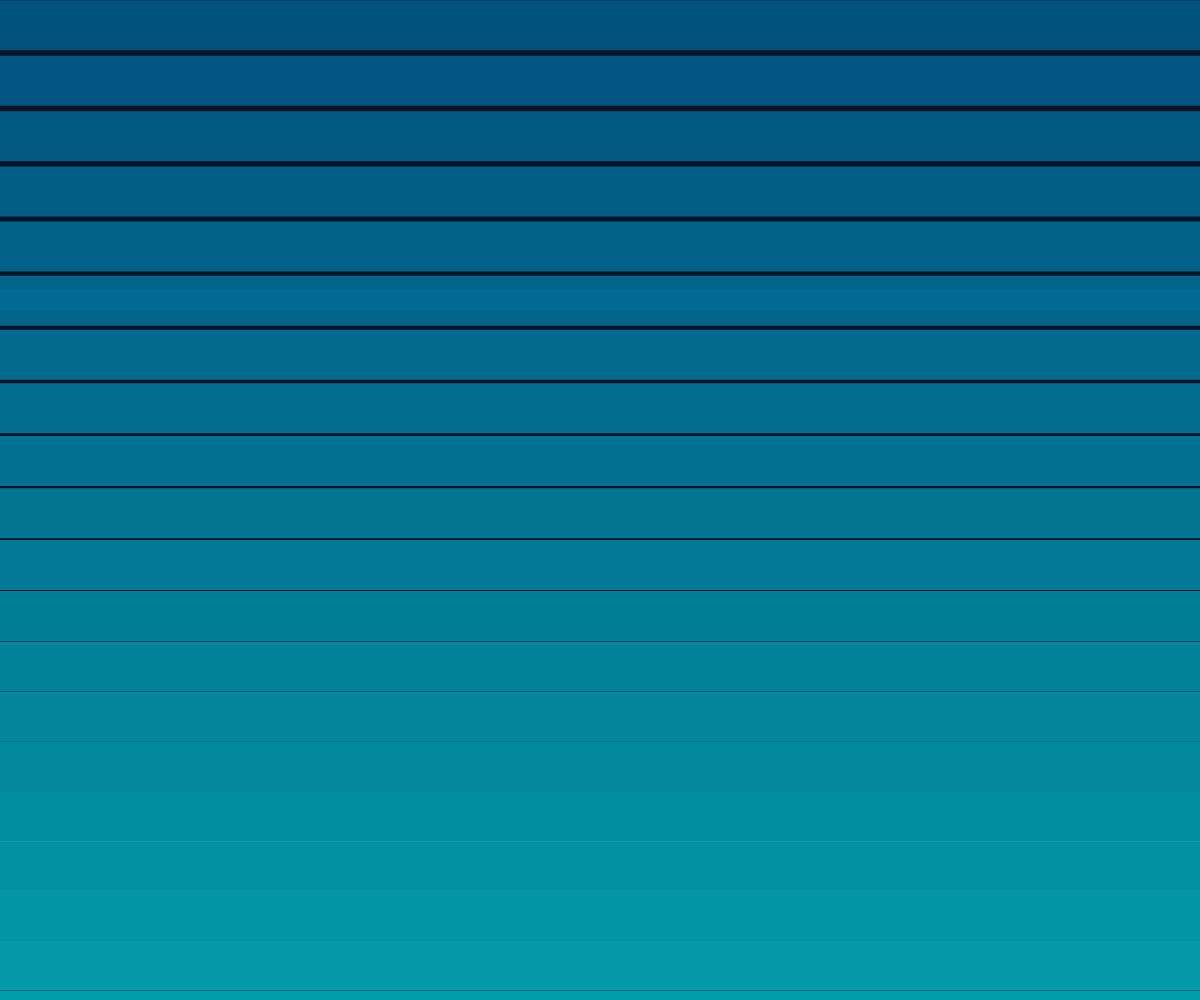
Frame 1 (no input)
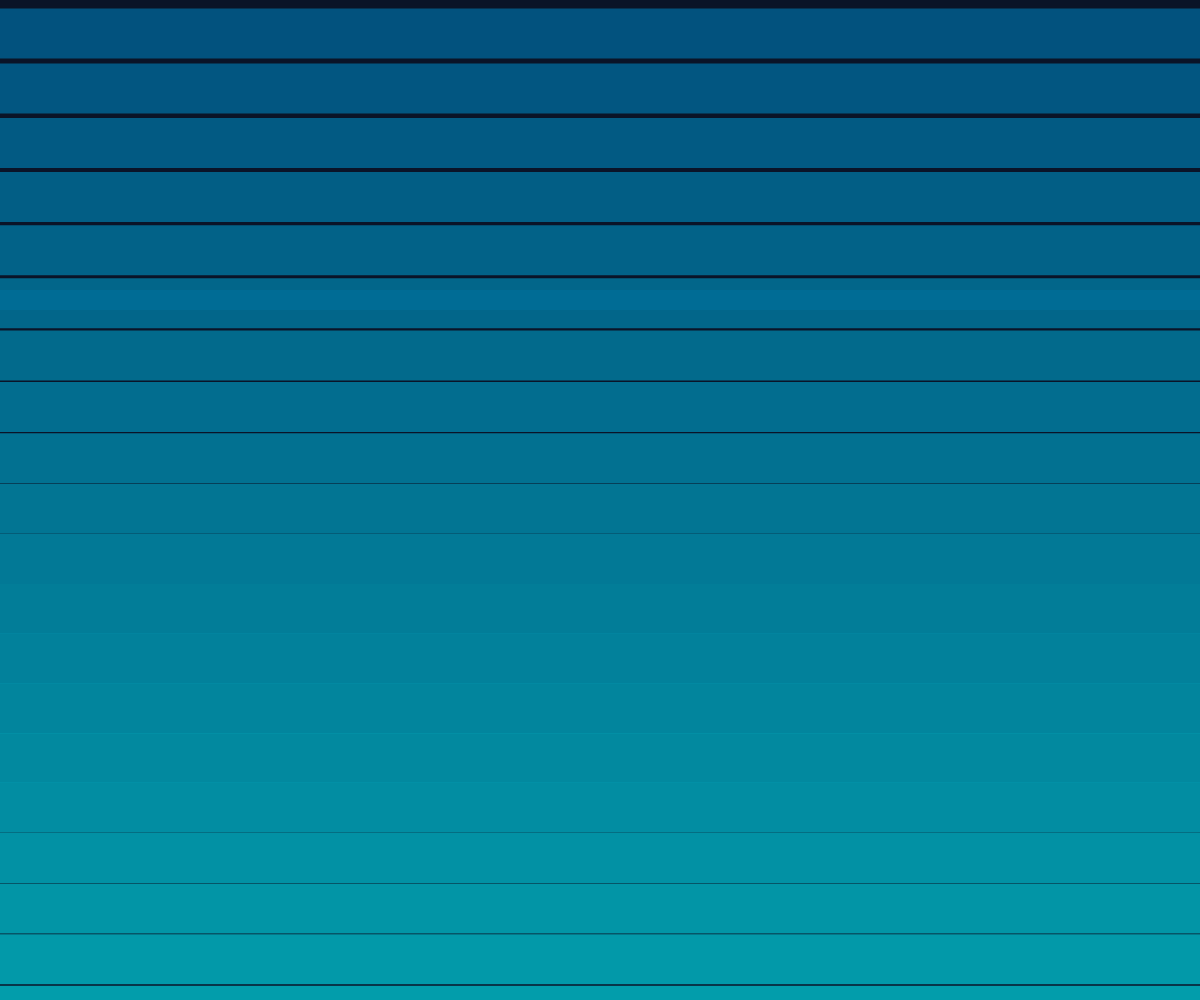
Frame 60 (no input)
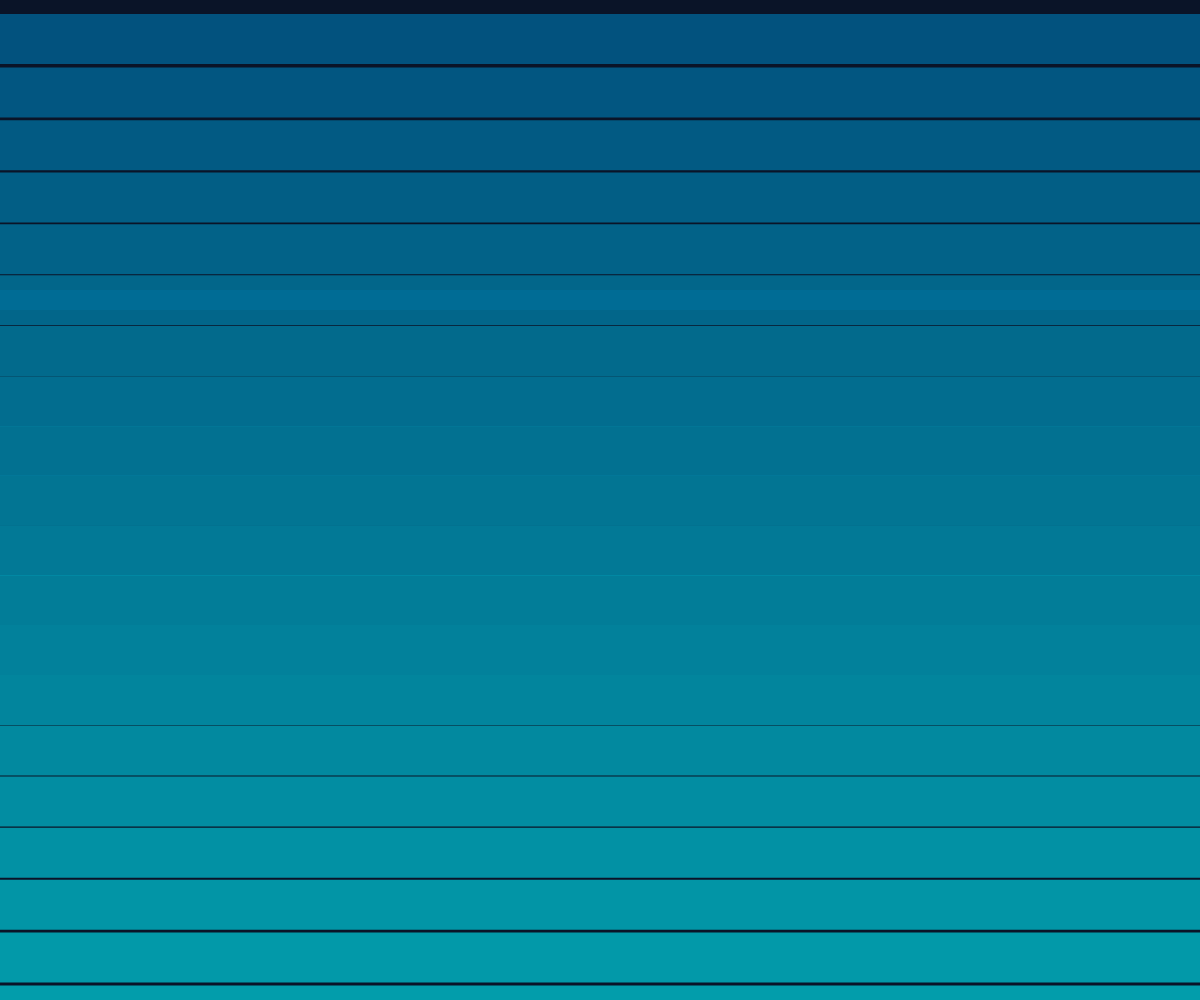
Frame 120 (the mouse pressed at the canvas centre since frame 60)

The p5.js sketch that drew these frames (run headless with seeded random() and noise() and a simulated clock; from frame 60 on, the mouse is pressed at the canvas centre):

// p5.js sketch
// ── sketch.js
let bands = [];
let tideLevel = 0;
let time = 0;

function setup() {
  createCanvas(windowWidth, windowHeight);
  // Create horizontal bands
  for (let i = 0; i < 20; i++) {
    bands.push({
      y: map(i, 0, 19, 0, height),
      height: height / 20,
      color: color(0, 100 + i * 5, 150 + i * 3, 200),
      phase: i * 0.2
    });
  }
}

function draw() {
  background(10, 20, 40);
  
  time += 0.01;
  
  // Draw the tide level indicator band (darker)
  const highTideY = height * 0.3;
  fill(0, 50, 100, 220);
  noStroke();
  rect(0, highTideY - 10, width, 20);
  
  // Draw the bands with sine wave motion
  for (let i = 0; i < bands.length; i++) {
    const band = bands[i];
    
    // Calculate wave motion with phase offset
    const waveOffset = sin(time + band.phase) * 15;
    const currentY = band.y + waveOffset;
    
    // Make the high tide band darker
    if (abs(currentY - highTideY) < 20) {
      fill(0, 30, 70, 240);
    } else {
      fill(band.color);
    }
    
    rect(0, currentY, width, band.height);
  }
}

function windowResized() {
  resizeCanvas(windowWidth, windowHeight);
}
